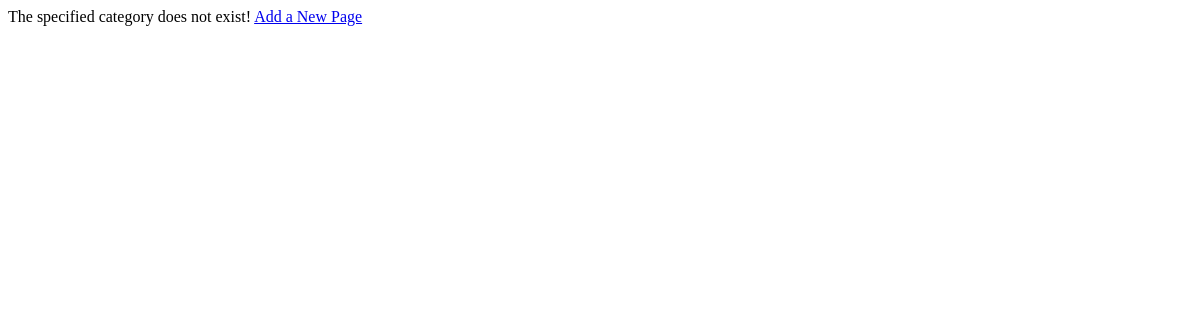
The app's page /lost/kind/watch/, older data.
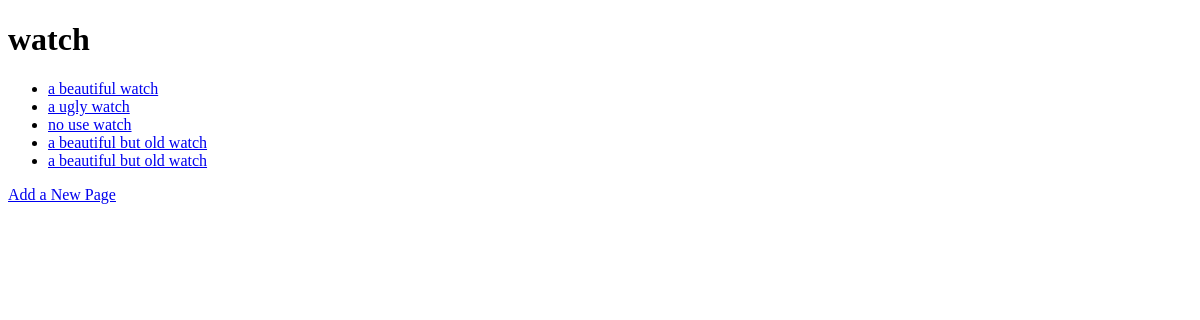
The same page, newer data.
### lost/models.py (models this page shows, shortened)
class KindL(models.Model):
    name = models.CharField(max_length=128, unique=True)
    views = models.IntegerField(default=0, unique=False)
    likes = models.IntegerField(default=0, unique=False)
    slug = models.SlugField(unique=True,default='')

class PageL(models.Model):
    kind = models.ForeignKey(KindL, on_delete=models.CASCADE,)
    title = models.CharField(max_length=128)
    url = models.URLField()
    views = models.IntegerField(default=0, unique=False)
    likes = models.IntegerField(default=0, unique=False)

### lost/views.py (the view)
# urls.py: path('kind/<kind_name_slug>/', views.kind, name='kind'),
def kind(request,kind_name_slug):
    context_dict={}
    try:
        kind = KindL.objects.get(slug=kind_name_slug)
        context_dict['kind_name'] = kind.name
        pages = PageL.objects.filter(kind=kind)
        context_dict['pages'] = pages
        context_dict['kind'] = kind
    except KindL.DoesNotExist:
        pass
    return render(request, 'lost/kind.html', context_dict)

### lost/templates/lost/kind.html (shortened to what this page needs)
<!DOCTYPE html>
<html lang="en">
<head>
</head>
<body>
{% if kind %}
        <h1>{{ kind_name }}</h1>
            {% if pages %}
            <ul>
                {% for page in pages %}
                <li><a href="{{ page.url }}">{{ page.title }}</a></li>
                {% endfor %}
            </ul>
            {% else %}
                <strong>No pages currently in category.</strong>
            {% endif %}
        {% else %}
            The specified category {{ category_name }} does not exist!
        {% endif %}
        <a href="{% url 'add_page' kind.slug %}" >Add a New Page</a>
</body>
</html>

Row changes from the older to the newer data that the page shows:
added KindL: name "watch"
added PageL: title "a beautiful watch"
added PageL: title "a ugly watch"
added PageL: title "no use watch"
added PageL: title "a beautiful but old watch"
added PageL: title "a beautiful but old watch"
Text that changed along with them:
text no longer shown: "The specified category does not exist!"
